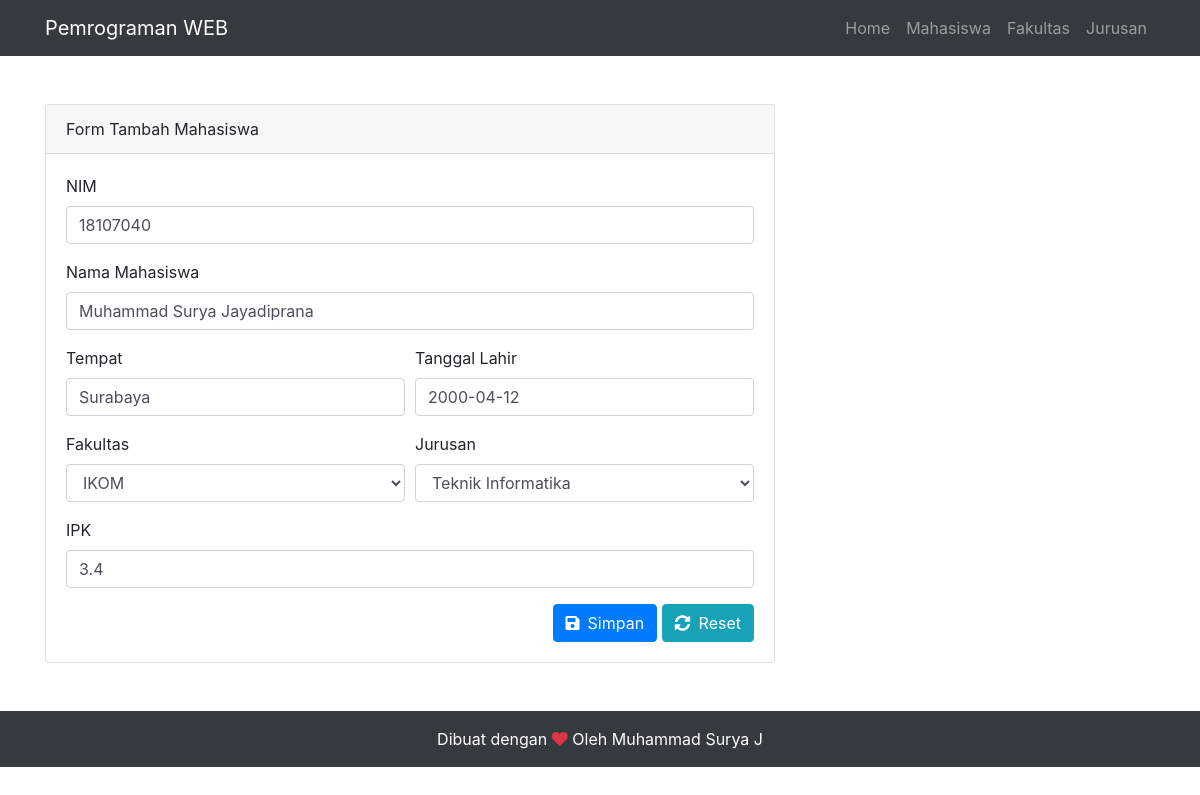
Screenshot of /index.php?halaman=ubahmhs&id=1 with the database file from the repository.
### tables this page shows
CREATE TABLE `mahasiswa` (
  `id_mahasiswa` int(11) NOT NULL,
  `nim` int(11) NOT NULL,
  `nm_mahasiswa` varchar(255) NOT NULL,
  `tempat` varchar(255) NOT NULL,
  `tanggal` date NOT NULL,
  `id_fakultas` int(11) NOT NULL,
  `id_jurusan` int(11) NOT NULL,
  `ipk` float NOT NULL
);

### controller/Mahasiswa.php (called while the page is built, shortened)
<?php
function Koneksi()
{
    $server = "localhost";
    $username = "root";
    $password = "";
    $db = "dtb_praktikum";
    return mysqli_connect($server, $username, $password, $db);
}
function Index($query)
{
    $koneksi = Koneksi();
    $result = mysqli_query($koneksi, $query);
    $rows = [];
    while ($row = mysqli_fetch_assoc($result)) {
        $rows[] = $row;
    }
    return $rows;
}

### page/mahasiswa/edit.php (the view, shortened to what this page needs)
<?php
include_once("controller/Mahasiswa.php");
$id = $_GET["id"];
$jurusan = Index("SELECT * FROM jurusan");
$fakultas = Index("SELECT * FROM fakultas");
$mahasiswa = Index("SELECT * FROM mahasiswa WHERE id_mahasiswa = $id");
foreach ($mahasiswa as $mhs) {
    $mhs["nim"];
    $mhs["nm_mahasiswa"];
    $mhs["tempat"];
    $mhs["tanggal"];
    $mhs["id_fakultas"];
    $mhs["id_jurusan"];
    $mhs["ipk"];
}
?>
<div class="container mt-5 mb-5">
    <div class="row">
        <div class="col-md-8">
            <div class="card">
                <div class="card-header">
                    Form Tambah Mahasiswa
                </div>
                <div class="card-body">
                    <form action="" method="post">
                        <div class="form-group">
                            <label for="nim">NIM</label>
                            <input type="text" class="form-control" id="nim" placeholder="18107040" name="nim" value="<?= $mhs["nim"] ?>" required>
                        </div>
                        <div class="form-group">
                            <label for="nm_mahasiswa">Nama Mahasiswa</label>
                            <input type="text" class="form-control" id="nm_mahasiswa" placeholder="Muhammad Surya Jayadiprana" name="nm_mahasiswa" value="<?= $mhs["nm_mahasiswa"] ?>" required>
                        </div>
                        <div class="form-row">
                            <div class="form-group col-md-6">
                                <label for="tempat">Tempat</label>
                                <input type="text" class="form-control" id="tempat" name="tempat" placeholder="Surabaya" value="<?= $mhs["tempat"] ?>" required>
                            </div>
                            <div class="form-group col-md-6">
                                <label for="date-input">Tanggal Lahir</label>
                                <input type="text" class="form-control" id="date-input" name="tanggal" data-dd-default-date="<?= date('m/d/Y', strtotime($mhs["tanggal"])) ?>" value="<?= $mhs["tanggal"] ?>" required>
                            </div>
                        </div>
                        <div class="form-row">
                            <div class="form-group col-md-6">
                                <label for="id_fakultas">Fakultas</label>
                                <select id="id_fakultas" class="form-control" name="id_fakultas" required>
                                    <?php foreach ($fakultas as $data) : ?>
                                        <?php if ($mhs["id_fakultas"] == $data["id_fk"]) : ?>
                                            <option value="<?= $data["id_fk"] ?>" selected><?= $data["nm_fk"] ?></option>
                                        <?php else : ?>
                                            <option value="<?= $data["id_fk"] ?>"><?= $data["nm_fk"] ?></option>
                                        <?php endif ?>
                                    <?php endforeach ?>
                                </select>
                            </div>
                            <div class="form-group col-md-6">
                                <label for="id_jurusan">Jurusan</label>
                                <select id="id_jurusan" class="form-control" name="id_jurusan" required>
                                    <?php foreach ($jurusan as $data) : ?>
                                        <?php if ($mhs["id_jurusan"] == $data["id_jurusan"]) : ?>
                                            <option value="<?= $data["id_jurusan"] ?>" selected><?= $data["nm_jurusan"] ?></option>
                                        <?php else : ?>
                                            <option value="<?= $data["id_jurusan"] ?>"><?= $data["nm_jurusan"] ?></option>
                                        <?php endif ?>
                                    <?php endforeach ?>
                                </select>
                            </div>
                        </div>
                        <div class="form-group">
                            <label for="ipk">IPK</label>
                            <input type="text" class="form-control" id="ipk" placeholder="4.0" name="ipk" value="<?= $mhs["ipk"] ?>" required>
                        </div>
                        <div class="float-right">
                            <button type="submit" class="btn btn-primary" name="tambah"><i class="fas fa-save mr-2"></i>Simpan</button>
                            <button type="reset" class="btn btn-info"><i class="fas fa-sync-alt mr-2"></i>Reset</button>
                        </div>
                    </form>
                </div>
            </div>
        </div>
    </div>
</div>

### rows the page displays
mahasiswa: nim "18107040", nm_mahasiswa "Muhammad Surya Jayadiprana", tempat "Surabaya", tanggal "2000-04-12", ipk "3.4"

### other values shown
form field id_fakultas "IKOM"
form field id_jurusan "Teknik Informatika"
